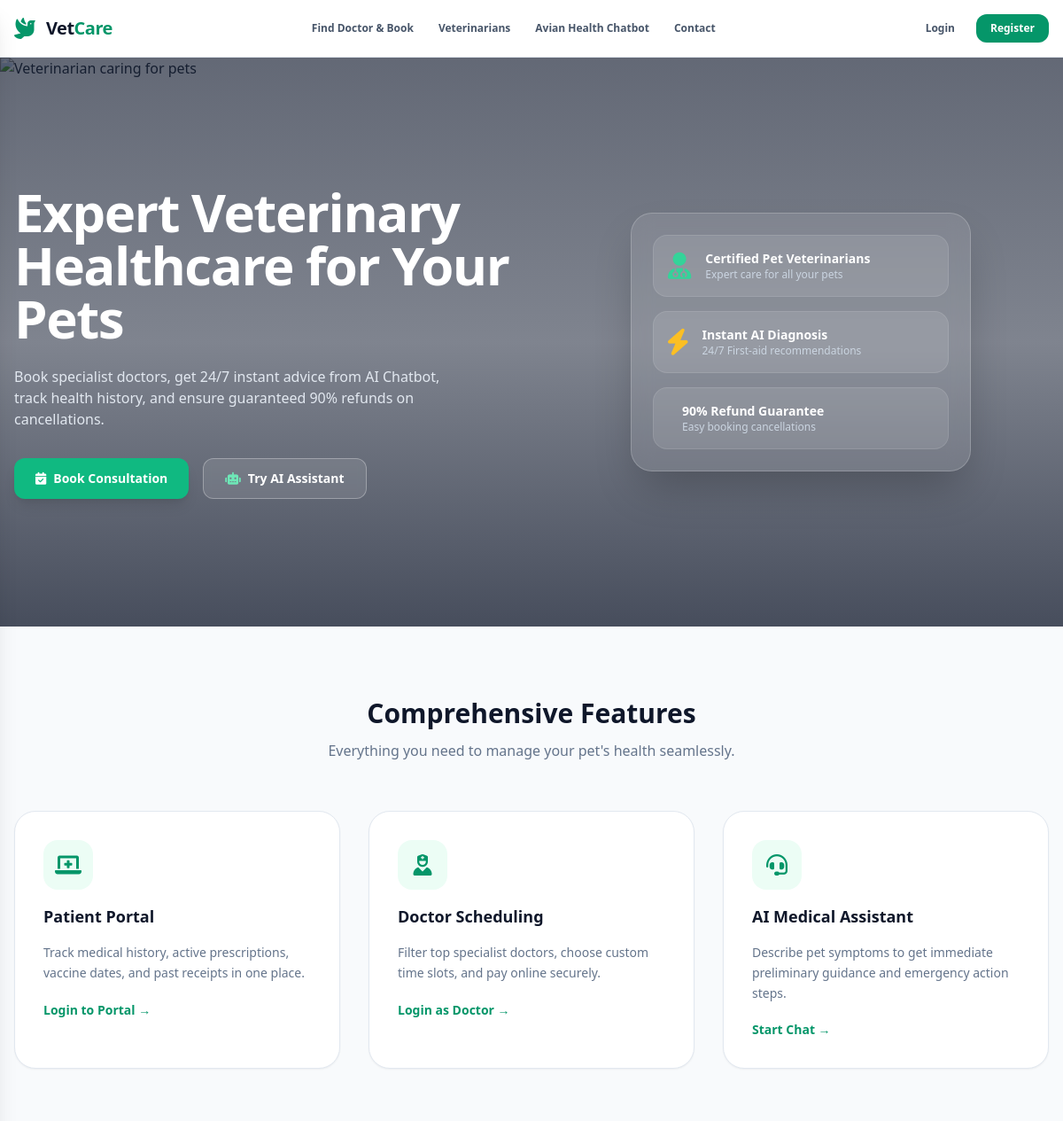
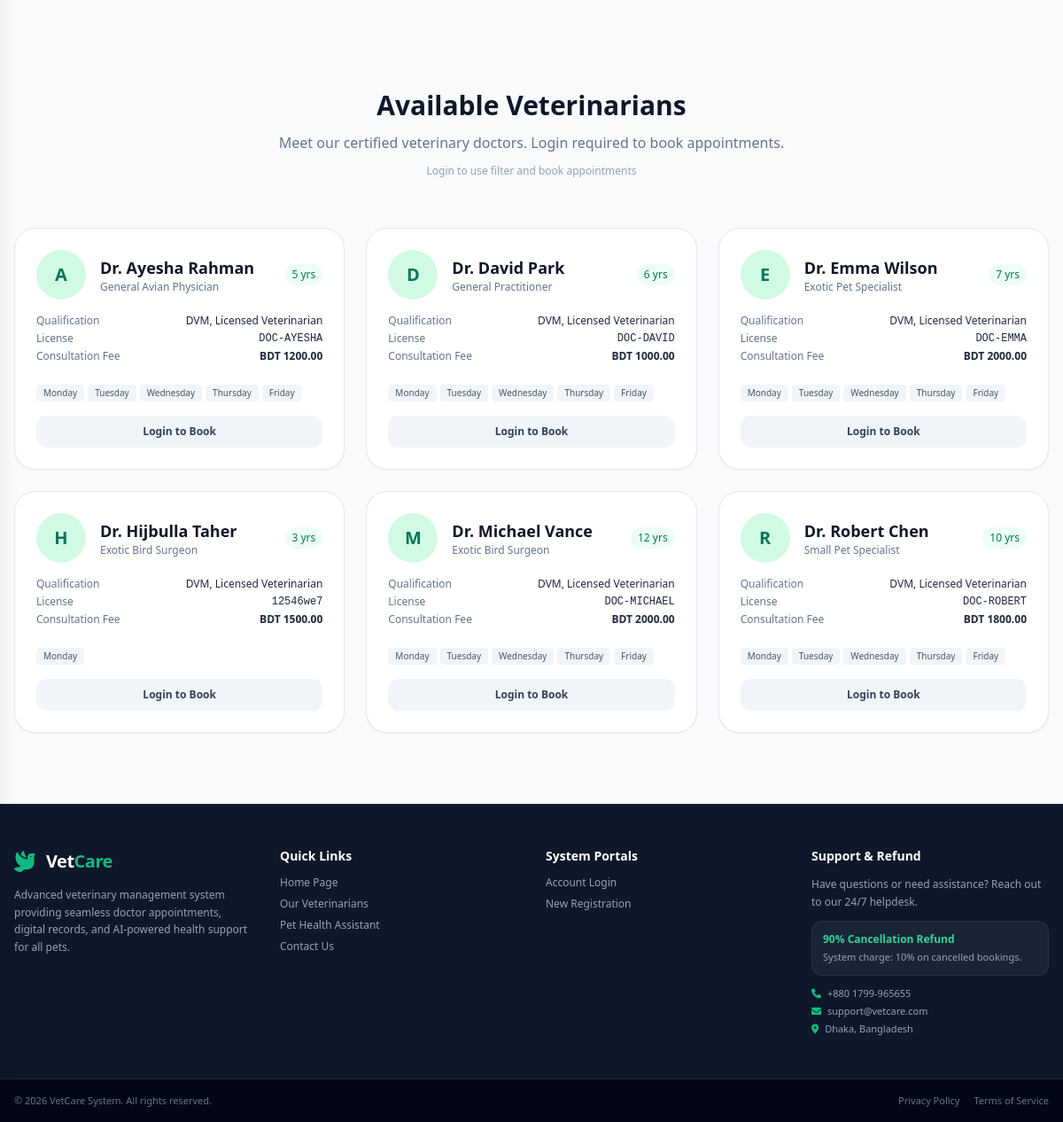
The page / on the database its author committed (2 pictures, top to bottom).
### vet/models.py (models this page shows, shortened)
class Doctor(models.Model):
    user = models.OneToOneField(settings.AUTH_USER_MODEL, on_delete=models.CASCADE, related_name='doctor_profile')
    specialty = models.CharField(max_length=100)
    experience_years = models.IntegerField(default=0)
    qualification = models.CharField(max_length=200, blank=True)
    license_number = models.CharField(max_length=50, blank=True)
    consultation_fee = models.DecimalField(max_digits=8, decimal_places=2, default=1500.00)
    bio = models.TextField(blank=True)
    is_active = models.BooleanField(default=True)
    created_at = models.DateTimeField(auto_now_add=True)

### accounts/models.py (models this page shows, shortened)
class User(AbstractUser):
    ROLE_CHOICES = (
        ('PATIENT', 'Patient'),
        ('DOCTOR', 'Doctor'),
        ('ADMIN', 'Admin'),
    )
    role = models.CharField(max_length=20, choices=ROLE_CHOICES, default='PATIENT')
    phone = models.CharField(max_length=20, blank=True, null=True)
    country_code = models.CharField(max_length=5, default='+880', blank=True)
    address = models.TextField(blank=True)
    created_at = models.DateTimeField(auto_now_add=True)

### home/views.py (the view)
# urls.py: path('', views.index, name='home'),
def index(request):
    doctor_search = request.GET.get('doctor_search', '').strip()
    doctors = Doctor.objects.filter(
        is_active=True,
    ).select_related('user').order_by('user__first_name')
    specialties = list(Doctor.objects.filter(is_active=True)
                       .exclude(specialty__exact='')
                       .values_list('specialty', flat=True)
                       .distinct().order_by())
    if doctor_search:
        doctors = doctors.filter(
            Q(specialty__icontains=doctor_search) | Q(user__first_name__icontains=doctor_search) | Q(user__last_name__icontains=doctor_search) | Q(qualification__icontains=doctor_search)
        )
    doctors = doctors[:6]
    doctor_data = []
    for doc in doctors:
        avail_days = list(
            doc.availabilities.filter(is_available=True)
            .values_list('day_of_week', flat=True)
            .distinct()
        )
        doctor_data.append({
            'doctor': doc,
            'available_days': avail_days,
        })
    context = {
        'doctor_data': doctor_data,
        'doctor_search': doctor_search,
        'specialties': specialties,
    }
    return render(request, 'index.html', context)

### vetcure/templatetags/custom_filters.py (called while the page is built)
@register.filter
def day_name(value):
    try:
        return DAY_NAMES[int(value)]
    except (ValueError, TypeError, IndexError):
        return value

### vetcure/templates/index.html (shortened to what this page needs)
{% extends 'base.html' %}
{% load custom_filters %}
{% block content %}
<section class="relative py-24 md:py-36 overflow-hidden">
    <div class="absolute inset-0">
        <img src="https://images.stockcake.com/public/3/b/8/3b8e012d-0a42-4a6f-9202-ac118f938c9c_large/veterinarian-examining-parrot-stockcake.jpg" alt="Veterinarian caring for pets" class="w-full h-full object-cover">
        <div class="absolute inset-0 bg-slate-900/40"></div>
        <div class="absolute inset-0 bg-gradient-to-b from-slate-900/40 via-slate-900/20 to-slate-900/60"></div>
    </div>
    <div class="relative max-w-7xl mx-auto px-4 grid grid-cols-1 md:grid-cols-2 gap-12 items-center">
        <div class="space-y-6 text-white">
            <h1 class="text-4xl md:text-6xl font-extrabold leading-tight tracking-tight">
                Expert Veterinary Healthcare for Your Pets
            </h1>
            <p class="text-slate-200 text-sm md:text-base leading-relaxed max-w-lg">
                Book specialist doctors, get 24/7 instant advice from AI Chatbot, track health history, and ensure guaranteed 90% refunds on cancellations.
            </p>
            <div class="flex flex-wrap gap-4 pt-2">
                {% if user.is_authenticated %}
                    {% if user.role == 'PATIENT' %}
                        <a href="{% url 'booking_doctors' %}" class="bg-emerald-500 hover:bg-emerald-600 text-white text-sm font-semibold px-6 py-3 rounded-xl transition shadow-lg flex items-center gap-2">
                            <i class="fa-solid fa-calendar-check"></i> Book Consultation
                        </a>
                        <a href="{% url 'patient_dashboard' %}" class="bg-white/10 hover:bg-white/20 backdrop-blur-sm border border-white/30 text-white text-sm font-semibold px-6 py-3 rounded-xl transition flex items-center gap-2">
                            <i class="fa-solid fa-user text-emerald-300"></i> My Dashboard
                        </a>
                    {% elif user.role == 'DOCTOR' %}
                        <a href="{% url 'vet_dashboard' %}" class="bg-emerald-500 hover:bg-emerald-600 text-white text-sm font-semibold px-6 py-3 rounded-xl transition shadow-lg flex items-center gap-2">
                            <i class="fa-solid fa-stethoscope"></i> Go to Vet Panel
                        </a>
                    {% elif user.role == 'ADMIN' %}
                        <a href="/admin/" class="bg-emerald-500 hover:bg-emerald-600 text-white text-sm font-semibold px-6 py-3 rounded-xl transition shadow-lg flex items-center gap-2">
                            <i class="fa-solid fa-gear"></i> Admin Panel
                        </a>
                    {% endif %}
                {% else %}
                    <a href="{% url 'booking_doctors' %}" class="bg-emerald-500 hover:bg-emerald-600 text-white text-sm font-semibold px-6 py-3 rounded-xl transition shadow-lg flex items-center gap-2">
                        <i class="fa-solid fa-calendar-check"></i> Book Consultation
                    </a>
                    <a href="{% url 'chatbot' %}" class="bg-white/10 hover:bg-white/20 backdrop-blur-sm border border-white/30 text-white text-sm font-semibold px-6 py-3 rounded-xl transition flex items-center gap-2">
                        <i class="fa-solid fa-robot text-emerald-300"></i> Try AI Assistant
                    </a>
                {% endif %}
            </div>
        </div>
        <div class="flex justify-center">
            <div class="bg-white/10 backdrop-blur-md border border-white/20 p-6 rounded-3xl max-w-sm w-full space-y-4 shadow-2xl">
                <div class="flex items-center gap-4 bg-white/10 p-4 rounded-2xl border border-white/10">
                    <i class="fa-solid fa-user-doctor text-3xl text-emerald-400"></i>
                    <div>
                        <h3 class="font-bold text-sm text-white">Certified Pet Veterinarians</h3>
                        <p class="text-xs text-slate-300">Expert care for all your pets</p>
                    </div>
                </div>
                <div class="flex items-center gap-4 bg-white/10 p-4 rounded-2xl border border-white/10">
                    <i class="fa-solid fa-bolt text-3xl text-amber-400"></i>
                    <div>
                        <h3 class="font-bold text-sm text-white">Instant AI Diagnosis</h3>
                        <p class="text-xs text-slate-300">24/7 First-aid recommendations</p>
                    </div>
                </div>
                <div class="flex items-center gap-4 bg-white/10 p-4 rounded-2xl border border-white/10">
                    <div>
                        <h3 class="font-bold text-sm text-white">90% Refund Guarantee</h3>
                        <p class="text-xs text-slate-300">Easy booking cancellations</p>
                    </div>
                </div>
            </div>
        </div>
    </div>
</section>
<section class="max-w-7xl mx-auto px-4 py-20">
    <div class="text-center max-w-2xl mx-auto mb-14 space-y-3">
        <h2 class="text-3xl font-bold text-slate-900">Comprehensive Features</h2>
        <p class="text-slate-500 text-sm md:text-base">Everything you need to manage your pet's health seamlessly.</p>
    </div>
    <div class="grid grid-cols-1 md:grid-cols-3 gap-8">
        <div class="bg-white p-8 rounded-3xl border border-slate-200 shadow-sm space-y-4 hover:shadow-xl transition group">
            <div class="w-14 h-14 bg-emerald-50 rounded-2xl flex items-center justify-center text-emerald-600 text-2xl group-hover:bg-emerald-600 group-hover:text-white transition">
                <i class="fa-solid fa-laptop-medical"></i>
            </div>
            <h3 class="font-bold text-slate-900 text-lg">Patient Portal</h3>
            <p class="text-slate-500 text-sm leading-relaxed">Track medical history, active prescriptions, vaccine dates, and past receipts in one place.</p>
            {% if user.is_authenticated and user.role == 'PATIENT' %}
            <a href="{% url 'patient_dashboard' %}" class="text-sm text-emerald-600 font-semibold hover:underline inline-block pt-1">Go to Portal &rarr;</a>
            {% else %}
            <a href="{% url 'login' %}?next=patient_dashboard" class="text-sm text-emerald-600 font-semibold hover:underline inline-block pt-1">Login to Portal &rarr;</a>
            {% endif %}
        </div>
        <div class="bg-white p-8 rounded-3xl border border-slate-200 shadow-sm space-y-4 hover:shadow-xl transition group">
            <div class="w-14 h-14 bg-emerald-50 rounded-2xl flex items-center justify-center text-emerald-600 text-2xl group-hover:bg-emerald-600 group-hover:text-white transition">
                <i class="fa-solid fa-user-nurse"></i>
            </div>
            <h3 class="font-bold text-slate-900 text-lg">Doctor Scheduling</h3>
            <p class="text-slate-500 text-sm leading-relaxed">Filter top specialist doctors, choose custom time slots, and pay online securely.</p>
            {% if user.is_authenticated and user.role == 'DOCTOR' %}
            <a href="{% url 'vet_dashboard' %}" class="text-sm text-emerald-600 font-semibold hover:underline inline-block pt-1">Go to Vet Panel &rarr;</a>
            {% else %}
            <a href="{% url 'login' %}?next=vet_dashboard" class="text-sm text-emerald-600 font-semibold hover:underline inline-block pt-1">Login as Doctor &rarr;</a>
            {% endif %}
        </div>
        <div class="bg-white p-8 rounded-3xl border border-slate-200 shadow-sm space-y-4 hover:shadow-xl transition group">
            <div class="w-14 h-14 bg-emerald-50 rounded-2xl flex items-center justify-center text-emerald-600 text-2xl group-hover:bg-emerald-600 group-hover:text-white transition">
                <i class="fa-solid fa-headset"></i>
            </div>
            <h3 class="font-bold text-slate-900 text-lg">AI Medical Assistant</h3>
            <p class="text-slate-500 text-sm leading-relaxed">Describe pet symptoms to get immediate preliminary guidance and emergency action steps.</p>
            <a href="{% url 'chatbot' %}" class="text-sm text-emerald-600 font-semibold hover:underline inline-block pt-1">Start Chat &rarr;</a>
        </div>
    </div>
</section>
<section id="veterinarians" class="max-w-7xl mx-auto px-4 py-20">
    <div class="text-center max-w-2xl mx-auto mb-14 space-y-3">
        <h2 class="text-3xl font-bold text-slate-900">Available Veterinarians</h2>
        <p class="text-slate-500 text-sm md:text-base">Meet our certified veterinary doctors. Login required to book appointments.</p>
        {% if user.is_authenticated %}
        <form method="get" class="mt-4">
            <div class="flex max-w-md mx-auto">
                <select name="doctor_search" onchange="this.form.submit()" class="flex-1 px-4 py-2.5 border border-slate-300 rounded-l-xl focus:outline-none focus:ring-2 focus:ring-emerald-500 text-sm bg-white">
                    <option value="">All Veterinarians</option>
                    {% for spec in specialties %}
                    <option value="{{ spec }}" {% if doctor_search == spec %}selected{% endif %}>{{ spec }}</option>
                    {% endfor %}
                </select>
                <button type="submit" class="bg-emerald-600 hover:bg-emerald-700 text-white px-4 py-2.5 rounded-r-xl text-sm font-semibold transition">
                    <i class="fa-solid fa-magnifying-glass"></i> Filter
                </button>
            </div>
        </form>
        {% else %}
        <p class="text-xs text-slate-400 mt-2">Login to use filter and book appointments</p>
        {% endif %}
    </div>
    {% if doctor_data %}
    <div class="grid grid-cols-1 sm:grid-cols-2 lg:grid-cols-3 gap-6">
        {% for data in doctor_data %}
        <div class="bg-white rounded-3xl border border-slate-200 shadow-sm p-6 space-y-4">
            <div class="flex items-center gap-4">
                <div class="w-14 h-14 rounded-full bg-emerald-100 text-emerald-700 flex items-center justify-center font-bold text-xl">
                    {{ data.doctor.user.get_full_name|first|upper }}
                </div>
                <div class="flex-1">
                    <h3 class="font-bold text-lg text-slate-900">Dr. {{ data.doctor.user.get_full_name }}</h3>
                    <p class="text-xs text-slate-500">{{ data.doctor.specialty }}</p>
                </div>
                <span class="text-xs bg-emerald-50 text-emerald-700 px-2 py-1 rounded-full font-medium">
                    {{ data.doctor.experience_years }} yrs
                </span>
            </div>
            <div class="space-y-1 text-xs">
                <div class="flex justify-between">
                    <span class="text-slate-500">Qualification</span>
                    <span class="text-slate-800 font-medium">{{ data.doctor.qualification|default:"-" }}</span>
                </div>
                <div class="flex justify-between">
                    <span class="text-slate-500">License</span>
                    <span class="text-slate-800 font-mono">{{ data.doctor.license_number|default:"-" }}</span>
                </div>
                <div class="flex justify-between">
                    <span class="text-slate-500">Consultation Fee</span>
                    <span class="text-slate-800 font-semibold">BDT {{ data.doctor.consultation_fee|floatformat:2 }}</span>
                </div>
            </div>
            <div class="flex flex-wrap gap-1 pt-2">
                {% for day_num in data.available_days %}
                <span class="text-[10px] bg-slate-100 text-slate-600 px-2 py-0.5 rounded">
                    {{ day_num|day_name }}
                </span>
                {% empty %}
                <span class="text-[10px] text-slate-400">No availability</span>
                {% endfor %}
            </div>
            {% if user.is_authenticated and user.role == 'PATIENT' %}
            <a href="{% url 'booking_doctors' %}" class="block w-full bg-emerald-600 hover:bg-emerald-700 text-white text-xs font-semibold py-2.5 rounded-xl transition text-center">
                Book Appointment
            </a>
            {% else %}
            <a href="{% url 'login' %}?next=booking_doctors" class="block w-full bg-slate-100 hover:bg-slate-200 text-slate-700 text-xs font-semibold py-2.5 rounded-xl transition text-center">
                Login to Book
            </a>
            {% endif %}
        </div>
        {% endfor %}
    </div>
    {% else %}
    <div class="text-center py-12">
        <i class="fa-solid fa-user-md text-4xl text-slate-300 mb-3"></i>
        <p class="text-slate-500">No veterinarians available at the moment.</p>
    </div>
    {% endif %}
</section>
{% endblock %}

### rows shown on the page
Doctor: doctor.user.get_full_name|first "A", doctor.user.get_full_name "Ayesha Rahman", doctor.specialty "General Avian Physician", doctor.experience_years "5", doctor.qualification "DVM, Licensed Veterinarian", doctor.license_number "DOC-AYESHA", doctor.consultation_fee "1200.00", available_days "Monday" "Tuesday" "Wednesday" "Thursday" "Friday"
Doctor: doctor.user.get_full_name|first "D", doctor.user.get_full_name "David Park", doctor.specialty "General Practitioner", doctor.experience_years "6", doctor.qualification "DVM, Licensed Veterinarian", doctor.license_number "DOC-DAVID", doctor.consultation_fee "1000.00", available_days "Monday" "Tuesday" "Wednesday" "Thursday" "Friday"
Doctor: doctor.user.get_full_name|first "E", doctor.user.get_full_name "Emma Wilson", doctor.specialty "Exotic Pet Specialist", doctor.experience_years "7", doctor.qualification "DVM, Licensed Veterinarian", doctor.license_number "DOC-EMMA", doctor.consultation_fee "2000.00", available_days "Monday" "Tuesday" "Wednesday" "Thursday" "Friday"
Doctor: doctor.user.get_full_name|first "H", doctor.user.get_full_name "Hijbulla Taher", doctor.specialty "Exotic Bird Surgeon", doctor.experience_years "3", doctor.qualification "DVM, Licensed Veterinarian", doctor.license_number "12546we7", doctor.consultation_fee "1500.00", available_days "Monday"
Doctor: doctor.user.get_full_name|first "M", doctor.user.get_full_name "Michael Vance", doctor.specialty "Exotic Bird Surgeon", doctor.experience_years "12", doctor.qualification "DVM, Licensed Veterinarian", doctor.license_number "DOC-MICHAEL", doctor.consultation_fee "2000.00", available_days "Monday" "Tuesday" "Wednesday" "Thursday" "Friday"
Doctor: doctor.user.get_full_name|first "R", doctor.user.get_full_name "Robert Chen", doctor.specialty "Small Pet Specialist", doctor.experience_years "10", doctor.qualification "DVM, Licensed Veterinarian", doctor.license_number "DOC-ROBERT", doctor.consultation_fee "1800.00", available_days "Monday" "Tuesday" "Wednesday" "Thursday" "Friday"
